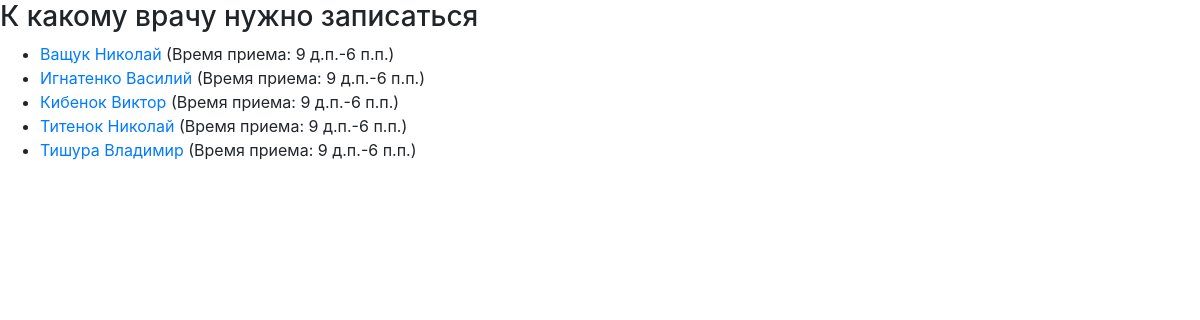
The page / on the database its author committed.
### appointment/models.py (models this page shows, shortened)
class Doctor(models.Model):
    first_name = models.CharField(max_length=128, verbose_name='Имя')
    last_name = models.CharField(max_length=128, verbose_name='Фамилия')
    specialization = models.CharField(max_length=64, verbose_name='Специализация')
    start_work_time = models.TimeField(help_text='Время начала приема', verbose_name='Начало приема')
    end_work_time = models.TimeField(help_text='Время окончания приема', verbose_name='Конец приема приема')
    class Meta:
        verbose_name_plural = 'Врачи'
        verbose_name = 'Врачa'
        ordering = ['last_name']

### appointment/views.py (the view)
# urls.py: path('', index, name='index'),
def index(req):
    return render(req, 'select-doc.html', context={'doctors': Doctor.objects.all()})

### appointment/templates/select-doc.html (shortened to what this page needs)
{% extends 'base.html' %}
{% block content %}
  <h3>К какому врачу нужно записаться</h3>
  <ul>
    {% for doctor in doctors %}
      <li><a href="/doc?doc_id={{ doctor.id }}">{{ doctor.last_name }} {{ doctor.first_name }}</a> (Время приема: {{ doctor.start_work_time }}-{{ doctor.end_work_time }})</li>
    {% endfor %}
  </ul>
{% endblock %}

### appointment/templates/base.html (shortened to what this page needs)
<!DOCTYPE html>
<html lang="en">
<head>
  <link rel="stylesheet" href="https://stackpath.bootstrapcdn.com/bootstrap/4.3.1/css/bootstrap.min.css">
</head>
<body>
{% block content %}
{% endblock %}
</body>
</html>

### rows shown on the page
Doctor: last_name "Ващук", first_name "Николай", start_work_time "9 д.п.", end_work_time "6 п.п."
Doctor: last_name "Игнатенко", first_name "Василий", start_work_time "9 д.п.", end_work_time "6 п.п."
Doctor: last_name "Кибенок", first_name "Виктор", start_work_time "9 д.п.", end_work_time "6 п.п."
Doctor: last_name "Титенок", first_name "Николай", start_work_time "9 д.п.", end_work_time "6 п.п."
Doctor: last_name "Тишура", first_name "Владимир", start_work_time "9 д.п.", end_work_time "6 п.п."
